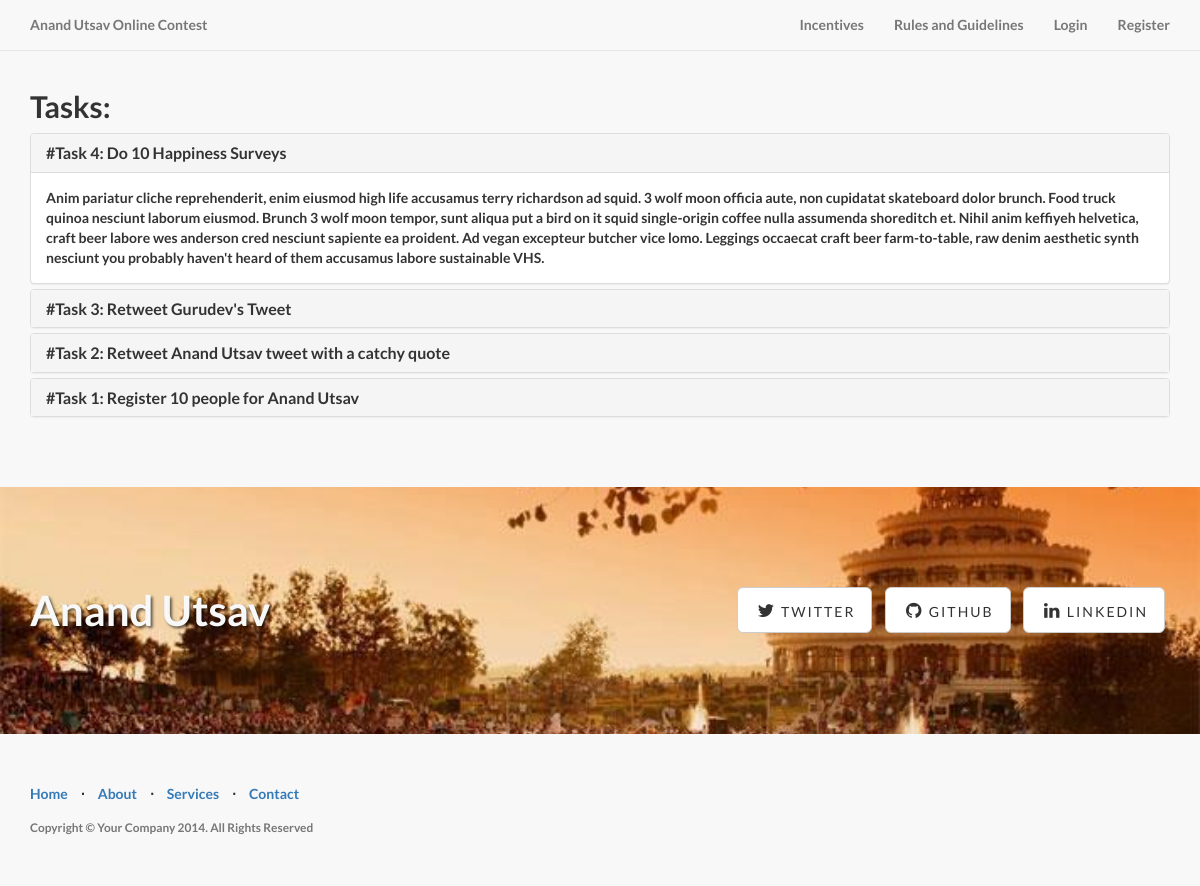
The app's page /smchallenge/dashboard/ (signed in) with its own data.
### smchallenge/models.py (models this page shows)
class Task(models.Model):
    title = models.CharField(max_length=1000)
    content = models.TextField()
    number = models.IntegerField()
    def __unicode__(self):
        return u"Task: %s" % self.title

### smchallenge/views.py (the view)
# urls.py: url(r'dashboard/$', views.dashboard, name='dashboard'),
@login_required
def dashboard(request):
    tasks = Task.objects.order_by('-number')
    print(tasks[0])
    return render(request, 'base_dashboard.html', {'tasks':tasks})

### smchallenge/templates/base_dashboard.html (shortened to what this page needs)
{% extends "base.html" %}
{% block content %}
    <div class="content-section-a" style="padding-top: 70px">
        <div class="container">
            <h2>Tasks:</h2>
            <div class="panel-group" id="accordion" role="tablist" aria-multiselectable="true">
              {% for task in tasks %}
              <div class="panel panel-default">
                <div class="panel-heading" role="tab" id="heading{{task.number}}">
                  <h4 class="panel-title">
                    <a role="button" data-toggle="collapse" data-parent="#accordion" href="#collapse{{task.number}}" {% if forloop.first %} aria-expanded="true" {% else %} aria-expanded="false" class="collapsed" {% endif %} aria-controls="collapse{{task.number}}">
                      #Task {{ task.number }}: {{task.title}}
                    </a>
                  </h4>
                </div>
                <div id="collapse{{task.number}}" class="panel-collapse collapse {% if forloop.first %} in {% endif %}" role="tabpanel" aria-labelledby="heading{{task.number}}">
                  <div class="panel-body">
                    {{task.content}}
                  </div>
                </div>
              </div>
              {% endfor %}
            </div>
        </div>
    </div>
{% endblock %}

### smchallenge/templates/base.html (shortened to what this page needs)
<!DOCTYPE html>
<html lang="en">
<head>
    <link href="/static/css/bootstrap.min.css" rel="stylesheet">
    <link href="/static/css/landing-page.css" rel="stylesheet">
    <link href="/static/font-awesome/css/font-awesome.min.css" rel="stylesheet" type="text/css">
</head>
<body>
    <nav class="navbar navbar-default navbar-fixed-top topnav" role="navigation">
        <div class="container topnav">
            <div class="navbar-header">
                <a class="navbar-brand topnav" href="#">Anand Utsav Online Contest</a>
            </div>
            <div class="collapse navbar-collapse" id="bs-example-navbar-collapse-1">
                <ul class="nav navbar-nav navbar-right">
                    <li>
                        <a href="#about">Incentives</a>
                    </li>
                    <li>
                        <a href="#services">Rules and Guidelines</a>
                    </li>
                    <li>
                        <a href="/smchallenge/login/">Login</a>
                    </li>
                    <li>
                        <a href="/smchallenge/register/">Register</a>
                    </li>
                </ul>
            </div>
        </div>
    </nav>
    {% block content %}{% endblock %}
    <div class="banner">
        <div class="container">
            <div class="row">
                <div class="col-lg-6">
                    <h2>Anand Utsav</h2>
                </div>
                <div class="col-lg-6">
                    <ul class="list-inline banner-social-buttons">
                        <li>
                            <a href="https://twitter.com/SBootstrap" class="btn btn-default btn-lg"><i class="fa fa-twitter fa-fw"></i> <span class="network-name">Twitter</span></a>
                        </li>
                        <li>
                            <a href="https://github.com/IronSummitMedia/startbootstrap" class="btn btn-default btn-lg"><i class="fa fa-github fa-fw"></i> <span class="network-name">Github</span></a>
                        </li>
                        <li>
                            <a href="#" class="btn btn-default btn-lg"><i class="fa fa-linkedin fa-fw"></i> <span class="network-name">Linkedin</span></a>
                        </li>
                    </ul>
                </div>
            </div>
        </div>
    </div>
    <footer>
        <div class="container">
            <div class="row">
                <div class="col-lg-12">
                    <ul class="list-inline">
                        <li>
                            <a href="#">Home</a>
                        </li>
                        <li class="footer-menu-divider">&sdot;</li>
                        <li>
                            <a href="#about">About</a>
                        </li>
                        <li class="footer-menu-divider">&sdot;</li>
                        <li>
                            <a href="#services">Services</a>
                        </li>
                        <li class="footer-menu-divider">&sdot;</li>
                        <li>
                            <a href="#contact">Contact</a>
                        </li>
                    </ul>
                    <p class="copyright text-muted small">Copyright &copy; Your Company 2014. All Rights Reserved</p>
                </div>
            </div>
        </div>
    </footer>
</body>
</html>

### ntcweb/static/css/landing-page.css (style rules this page uses)
body, html { width: 100%; height: 100%; }
body, h1, h2, h3, h4, h5, h6 { font-family: "Lato","Helvetica Neue",Helvetica,Arial,sans-serif; font-weight: 700; }
.topnav { font-size: 14px; }
.network-name { text-transform: uppercase; font-size: 14px; font-weight: 400; letter-spacing: 2px; }
.content-section-a { padding: 50px 0; background-color: #f8f8f8; }
.banner { padding: 100px 0; color: #f8f8f8; background: url(/static/img/banner-bg.jpg) no-repeat center center; background-size: cover; }
.banner h2 { margin: 0; text-shadow: 2px 2px 3px rgba(0,0,0,0.6); font-size: 3em; }
.banner ul { margin-bottom: 0; }
.banner-social-buttons { float: right; margin-top: 0; }
footer { padding: 50px 0; background-color: #f8f8f8; }
p.copyright { margin: 15px 0 0; }

### records on screen
Task: number "4", title "Do 10 Happiness Surveys", content "Anim pariatur cliche reprehenderit, enim eiusmod high life accusamus terry richardson ad squid. 3 wolf moon officia aute, non cupidatat skateboard dolor brunch. Food truck quinoa nesciunt laborum eiusmod. Brunch 3 wolf moon tempor, sunt aliqua put a bird on it squid single-origin coffee nulla assumenda shoreditch et. Nihil anim keffiyeh helvetica, craft beer labore wes anderson cred nesciunt sapiente ea proident. Ad vegan excepteur butcher vice lomo. Leggings occaecat craft beer farm-to-table, raw denim aesthetic synth nesciunt you probably haven't heard of them accusamus labore sustainable VHS."
Task: number "3", title "Retweet Gurudev's Tweet"
Task: number "2", title "Retweet Anand Utsav tweet with a catchy quote"
Task: number "1", title "Register 10 people for Anand Utsav"
